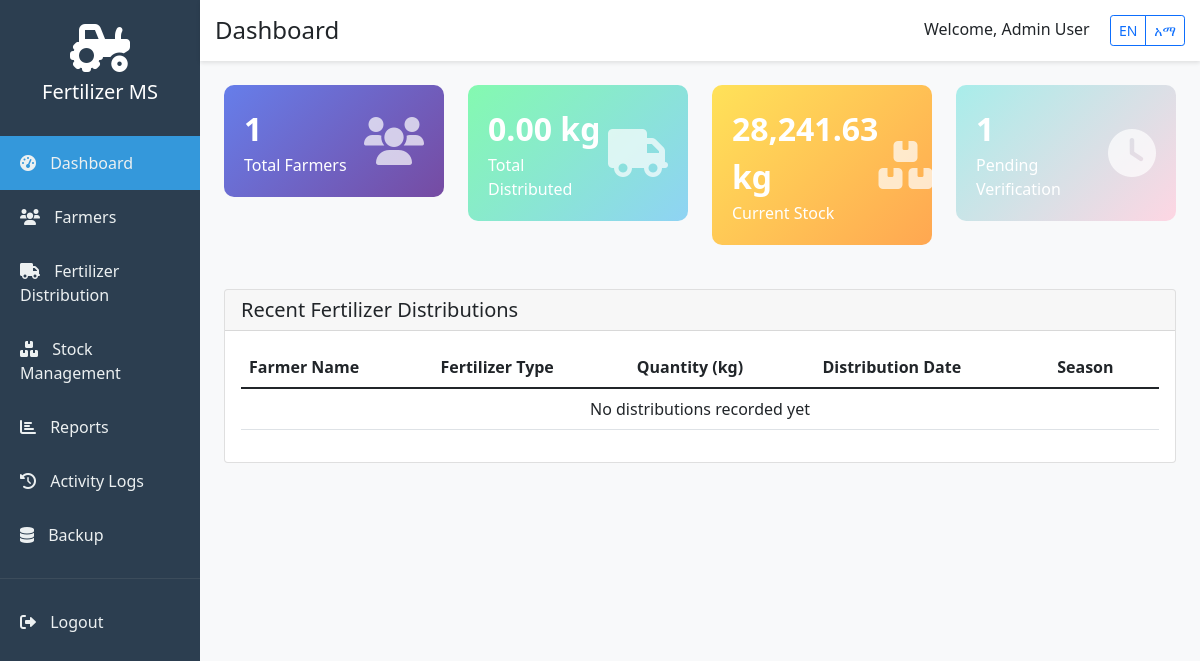
Page /admin/dashboard.php (signed in) on the earlier database version.
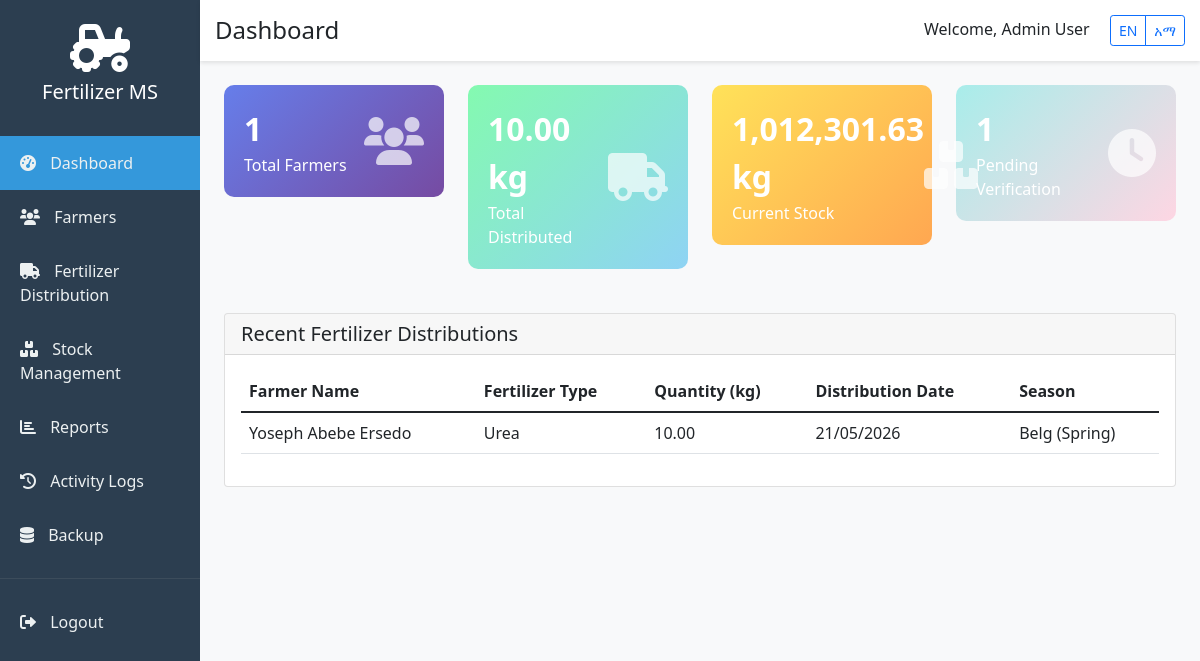
Same page on the later database version.
### tables this page shows
CREATE TABLE `distributions` (
  `id` int(11) NOT NULL AUTO_INCREMENT,
  `farmer_id` int(11) NOT NULL,
  `fertilizer_type_id` int(11) NOT NULL,
  `quantity` decimal(10,2) NOT NULL,
  `distribution_date` date NOT NULL,
  `season` varchar(50) DEFAULT NULL,
  `distributed_by` int(11) DEFAULT NULL,
  `created_at` timestamp NOT NULL DEFAULT current_timestamp(),
  PRIMARY KEY (`id`),
  KEY `farmer_id` (`farmer_id`),
  KEY `fertilizer_type_id` (`fertilizer_type_id`),
  KEY `distributed_by` (`distributed_by`),
  CONSTRAINT `distributions_ibfk_1` FOREIGN KEY (`farmer_id`) REFERENCES `farmers` (`id`) ON DELETE CASCADE,
  CONSTRAINT `distributions_ibfk_2` FOREIGN KEY (`fertilizer_type_id`) REFERENCES `fertilizer_types` (`id`) ON DELETE CASCADE,
  CONSTRAINT `distributions_ibfk_3` FOREIGN KEY (`distributed_by`) REFERENCES `users` (`id`) ON DELETE SET NULL
);

CREATE TABLE `farmers` (
  `id` int(11) NOT NULL AUTO_INCREMENT,
  `farmer_id` varchar(50) NOT NULL,
  `full_name` varchar(100) NOT NULL,
  `region` varchar(100) NOT NULL,
  `district` varchar(100) NOT NULL,
  `kebele` varchar(100) NOT NULL,
  `farm_size` decimal(10,2) NOT NULL,
  `crop_type` varchar(100) NOT NULL,
  `harvest_season` varchar(50) NOT NULL,
  `phone` varchar(20) NOT NULL,
  `id_proof` varchar(255) DEFAULT NULL,
  `farm_photo` varchar(255) DEFAULT NULL,
  `verification_status` enum('pending','verified','rejected') DEFAULT 'pending',
  `created_by` int(11) DEFAULT NULL,
  `created_at` timestamp NOT NULL DEFAULT current_timestamp(),
  `updated_at` timestamp NULL DEFAULT NULL ON UPDATE current_timestamp(),
  PRIMARY KEY (`id`),
  UNIQUE KEY `farmer_id` (`farmer_id`),
  KEY `created_by` (`created_by`),
  CONSTRAINT `farmers_ibfk_1` FOREIGN KEY (`created_by`) REFERENCES `users` (`id`) ON DELETE SET NULL
);

CREATE TABLE `fertilizer_types` (
  `id` int(11) NOT NULL AUTO_INCREMENT,
  `name` varchar(100) NOT NULL,
  `description` text DEFAULT NULL,
  `unit` varchar(20) DEFAULT 'kg',
  PRIMARY KEY (`id`)
);

### config/language.php (called while the page is built, shortened)
<?php
function getCurrentLanguage() {
    return $_SESSION['language'] ?? 'en';
}
function __($key) {
    $lang = getCurrentLanguage();
    return $GLOBALS['translations'][$lang][$key] ?? $key;
}
?>

### admin/dashboard.php (the view, shortened to what the changed rows need)
<?php
require_once '../config/language.php';
$conn = getConnection();
$stats = [];
$result = $conn->query("SELECT COUNT(*) as total FROM farmers");
$stats['total_farmers'] = $result->fetch_assoc()['total'];
$result = $conn->query("SELECT COUNT(*) as total FROM farmers WHERE verification_status = 'pending'");
$stats['pending_verification'] = $result->fetch_assoc()['total'];
$result = $conn->query("SELECT SUM(quantity) as total FROM distributions");
$stats['total_distributed'] = $result->fetch_assoc()['total'] ?? 0;
$result = $conn->query("SELECT SUM(quantity) as total FROM stock");
$stats['current_stock'] = $result->fetch_assoc()['total'] ?? 0;
$recentQuery = "SELECT d.*, f.full_name, ft.name as fertilizer_name
                 FROM distributions d
                 JOIN farmers f ON d.farmer_id = f.id
                 JOIN fertilizer_types ft ON d.fertilizer_type_id = ft.id
                 ORDER BY d.created_at DESC LIMIT 5";
$recentDistributions = $conn->query($recentQuery);
?>
<!DOCTYPE html>
<html lang="<?php echo getCurrentLanguage(); ?>">
<head>
    <link href="https://cdn.jsdelivr.net/npm/bootstrap@5.1.3/dist/css/bootstrap.min.css" rel="stylesheet">
    <link rel="stylesheet" href="https://cdnjs.cloudflare.com/ajax/libs/font-awesome/6.0.0/css/all.min.css">
</head>
<body>
    <div class="container-fluid">
        <div class="row">
            <div class="col-md-10 p-0 main-content">
                <div class="p-4">
                    <div class="row">
                        <div class="col-md-3">
                            <div class="stat-card bg-success-gradient">
                                <div class="d-flex justify-content-between align-items-center">
                                    <div>
                                        <div class="stat-number"><?php echo number_format($stats['total_distributed'], 2); ?> kg</div>
                                        <div><?php echo __('total_distributed'); ?></div>
                                    </div>
                                </div>
                            </div>
                        </div>
                        <div class="col-md-3">
                            <div class="stat-card bg-warning-gradient">
                                <div class="d-flex justify-content-between align-items-center">
                                    <div>
                                        <div class="stat-number"><?php echo number_format($stats['current_stock'], 2); ?> kg</div>
                                        <div><?php echo __('current_stock'); ?></div>
                                    </div>
                                </div>
                            </div>
                        </div>
                    </div>
                    <div class="card mt-4">
                        <div class="card-body">
                            <div class="table-responsive">
                                <table class="table table-hover">
                                    <thead>
                                        <tr>
                                            <th>Farmer Name</th>
                                            <th>Fertilizer Type</th>
                                            <th>Quantity (kg)</th>
                                            <th>Distribution Date</th>
                                            <th>Season</th>
                                        </tr>
                                    </thead>
                                    <tbody>
                                        <?php while($dist = $recentDistributions->fetch_assoc()): ?>
                                        <tr>
                                            <td><?php echo htmlspecialchars($dist['full_name']); ?></td>
                                            <td><?php echo htmlspecialchars($dist['fertilizer_name']); ?></td>
                                            <td><?php echo number_format($dist['quantity'], 2); ?></td>
                                            <td><?php echo date('d/m/Y', strtotime($dist['distribution_date'])); ?></td>
                                            <td><?php echo htmlspecialchars($dist['season']); ?></td>
                                        </tr>
                                        <?php endwhile; ?>
                                        <?php if ($recentDistributions->num_rows == 0): ?>
                                        <tr>
                                            <td colspan="5" class="text-center">No distributions recorded yet</td>
                                        </tr>
                                        <?php endif; ?>
                                    </tbody>
                                </table>
                            </div>
                        </div>
                    </div>
                </div>
            </div>
        </div>
    </div>
</body>
</html>

Differences in the rows shown:
added distributions: farmer.full_name "Yoseph Abebe Ersedo", fertilizer_type.name "Urea", quantity "10.00", distribution_date "21/05/2026", season "Belg (Spring)"
Other differences:
$stats['total_distributed']: "0.00" → "10.00"
$stats['current_stock']: "28,241.63" → "1,012,301.63"
text no longer shown: "No distributions recorded yet"
